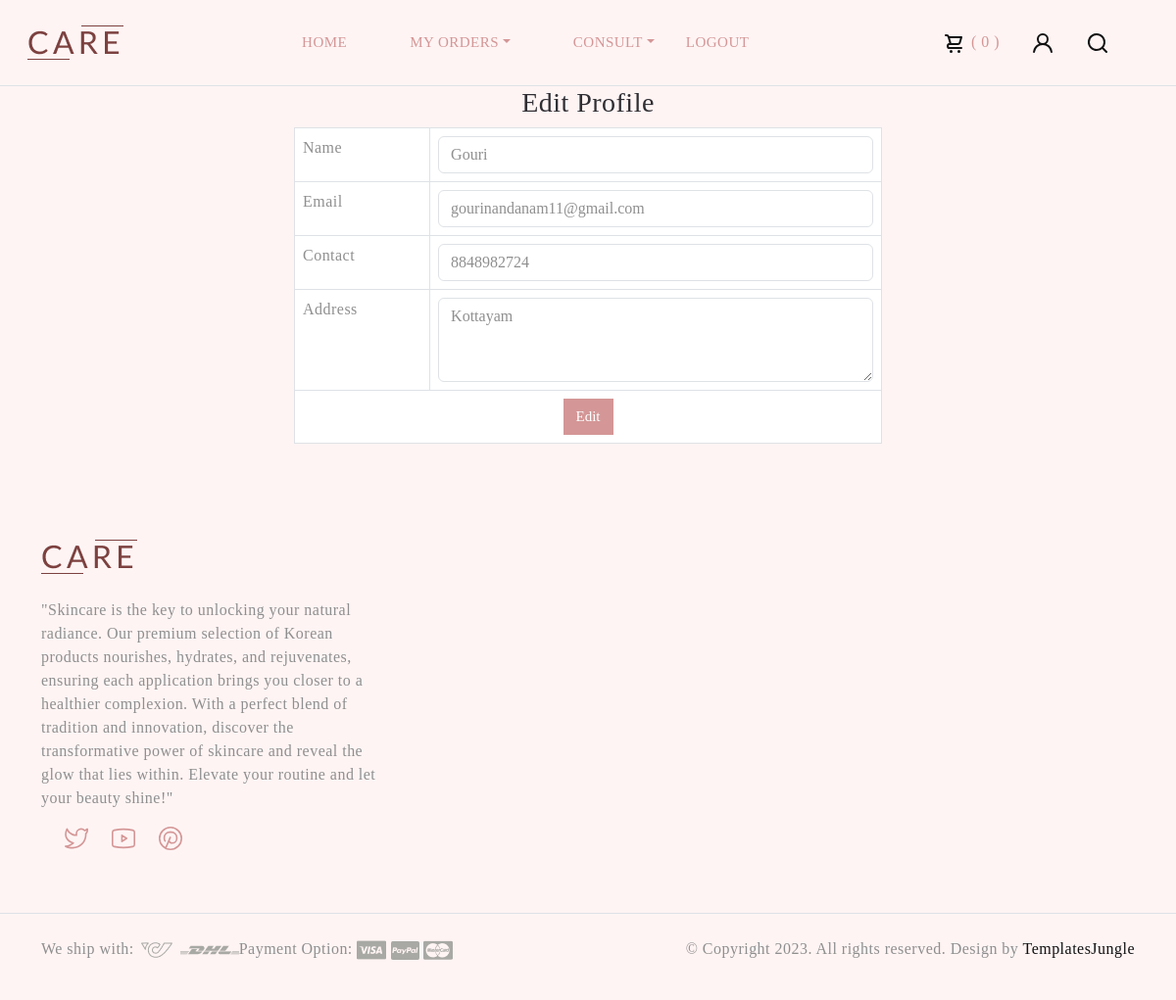
The page /Project/User/EditProfile.php (signed in) on the database its author committed.
### tables this page shows
CREATE TABLE `tbl_user` (
  `user_id` int(11) NOT NULL,
  `user_name` varchar(30) NOT NULL,
  `user_email` varchar(30) NOT NULL,
  `user_contact` varchar(10) NOT NULL,
  `user_address` varchar(50) NOT NULL,
  `place_id` int(11) NOT NULL,
  `user_photo` varchar(100) NOT NULL,
  `user_password` varchar(10) NOT NULL
);

### Project/User/EditProfile.php (the view, shortened to what this page needs)
<?php
include("Head.php");
			?>
<!DOCTYPE html PUBLIC "-//W3C//DTD XHTML 1.0 Transitional//EN" "http://www.w3.org/TR/xhtml1/DTD/xhtml1-transitional.dtd">
<html xmlns="http://www.w3.org/1999/xhtml">
<head>
</head>
<?php
$SelQry="select * from tbl_user where user_id=".$_SESSION['uid'];
	$result=$Con->query($SelQry);
	$row=$result->fetch_assoc();
?>
<body>
<form id="form1" name="form1" method="post" action="">
        <table class="table table-bordered w-50 mx-auto">
        <div class="card-header text-center">
                        <h3>Edit Profile</h3>
                    </div>
            <tr>
                <td><label for="txt_name">Name</label></td>
                <td>
                    <input type="text" class="form-control" name="txt_name" id="txt_name" value="<?php echo $row['user_name']; ?>" placeholder="Enter your name">
                </td>
            </tr>
            <tr>
                <td><label for="txt_email">Email</label></td>
                <td>
                    <input type="email" class="form-control" name="txt_email" id="txt_email" value="<?php echo $row['user_email']; ?>" placeholder="Enter your email">
                </td>
            </tr>
            <tr>
                <td><label for="txt_contact">Contact</label></td>
                <td>
                    <input type="text" class="form-control" name="txt_contact" id="txt_contact" value="<?php echo $row['user_contact']; ?>" placeholder="Enter your contact number">
                </td>
            </tr>
            <tr>
                <td><label for="txt_address">Address</label></td>
                <td>
                    <textarea class="form-control" name="txt_address" id="txt_address" rows="3" placeholder="Enter your address"><?php echo $row['user_address']; ?></textarea>
                </td>
            </tr>
            <tr>
                <td colspan="2" class="text-center">
                    <input type="submit" class="btn btn-primary" name="btn_edit" id="btn_edit" value="Edit">
                </td>
            </tr>
        </table>
    </form>
</body>
</html>
<?php
include("Foot.php");
?>

### Project/Assets/Templates/Main/style.css (style rules this page uses)
body { --heading-font: 'Prata', serif; --heading-font-weight: 400; --heading-color: #2F2E33; --heading-line-height: 1.24; --swiper-theme-color: #8C907E; --bs-body-font-family: 'Prata', serif; --bs-body-font-size: 16px; --bs-body-font-weight: 400; --bs-body-line-height: 1.5; --bs-body-color: #8f8f8f; --bs-body-color-rgb: 143, 143, 143; --bs-primary: #8C907E; --bs-secondary: #6c757d; --bs-light-secondary: #F6E7E5; --bs-dark-secondarry: #D49696; --bs-black: #2F2E33; --bs-light: #F1F1F0; --bs-dark: #212529; --bs-gray: #9aa1a7; --bs-gray-dark: #51565b; --bs-primary-rgb: 140, 144, 126; --bs-secondary-rgb: 108, 117, 125; --bs-black-rgb: 17, 17, 17; --bs-light-rgb: 241, 241, 240; --bs-dark-rgb: 33, 37, 41; --bs-link-color: #111; --bs-link-color-rgb: 17, 17, 17; --bs-link-decoration: underline; --bs-link-hover-color: #111; --bs-link-hover-color-rgb: 17, 17, 17; --bs-nav-link-font-size: 15px; }
body { letter-spacing: 0.03rem; background: #fff4f4; }
h1, .h1, h2, .h2, h3, .h3, h4, .h4, h5, .h5, h6, .h6 { font-family: var(--heading-font); font-weight: var(--heading-font-weight); color: var(--heading-color); line-height: var(--heading-line-height); }
.btn { --bs-btn-border-radius: 0; --bs-btn-font-size: 15px; }
.btn-primary { --bs-btn-color: #fff; --bs-btn-bg: var(--bs-dark-secondarry); --bs-btn-border-color: var(--bs-dark-secondarry); --bs-btn-hover-color: #fff; --bs-btn-hover-bg: var(--bs-dark-secondarry); --bs-btn-hover-border-color: var(--bs-dark-secondarry); --bs-btn-focus-shadow-rgb: 49, 132, 253; --bs-btn-active-color: #fff; --bs-btn-active-bg: var(--bs-dark-secondarry); --bs-btn-active-border-color: var(--bs-dark-secondarry); --bs-btn-active-shadow: inset 0 3px 5px rgba(0, 0, 0, 0.125); --bs-btn-disabled-color: #fff; --bs-btn-disabled-bg: var(--bs-dark-secondarry); --bs-btn-disabled-border-color: var(--bs-dark-secondarry); }

### rows shown on the page
tbl_user: txt_name "Gouri", txt_email "gourinandanam11@gmail.com", txt_contact "8848982724", txt_address "Kottayam"

### other values the page prints
$data['count'] "0"
